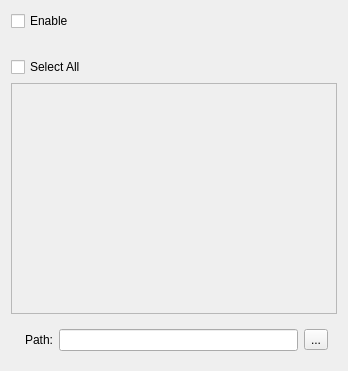
<?xml version="1.0" encoding="UTF-8"?>
<ui version="4.0">
 <class>ShotFormTabWidget</class>
 <widget class="QWidget" name="ShotFormTabWidget">
  <property name="geometry">
   <rect>
    <x>0</x>
    <y>0</y>
    <width>348</width>
    <height>371</height>
   </rect>
  </property>
  <property name="windowTitle">
   <string>Form</string>
  </property>
  <layout class="QGridLayout" name="gridLayout" rowstretch="0,0,0,6,1" rowminimumheight="0,0,0,0,0">
   <item row="2" column="0">
    <widget class="QCheckBox" name="selectAll">
     <property name="text">
      <string>Select All</string>
     </property>
    </widget>
   </item>
   <item row="0" column="0">
    <widget class="QCheckBox" name="stateToggle">
     <property name="text">
      <string>Enable</string>
     </property>
    </widget>
   </item>
   <item row="3" column="0">
    <widget class="QScrollArea" name="scrollArea">
     <property name="widgetResizable">
      <bool>true</bool>
     </property>
     <widget class="QWidget" name="scrollAreaWidgetContents">
      <property name="geometry">
       <rect>
        <x>0</x>
        <y>0</y>
        <width>328</width>
        <height>240</height>
       </rect>
      </property>
      <layout class="QGridLayout" name="gridLayout_2">
       <item row="0" column="0">
        <layout class="QGridLayout" name="gridLayout_3">
         <item row="0" column="0">
          <layout class="QVBoxLayout" name="objectsLayout"/>
         </item>
         <item row="1" column="0">
          <spacer name="verticalSpacer">
           <property name="orientation">
            <enum>Qt::Vertical</enum>
           </property>
           <property name="sizeHint" stdset="0">
            <size>
             <width>20</width>
             <height>40</height>
            </size>
           </property>
          </spacer>
         </item>
        </layout>
       </item>
      </layout>
     </widget>
    </widget>
   </item>
   <item row="1" column="0">
    <widget class="QLabel" name="objectsDescription">
     <property name="text">
      <string/>
     </property>
    </widget>
   </item>
   <item row="4" column="0">
    <layout class="QHBoxLayout" name="layout" stretch="3">
     <property name="leftMargin">
      <number>5</number>
     </property>
     <item>
      <widget class="QWidget" name="pathContainer" native="true">
       <layout class="QGridLayout" name="gridLayout_4">
        <item row="0" column="1">
         <widget class="QLineEdit" name="pathBox"/>
        </item>
        <item row="0" column="0">
         <widget class="QLabel" name="label">
          <property name="text">
           <string>Path:</string>
          </property>
         </widget>
        </item>
        <item row="0" column="2">
         <widget class="QToolButton" name="browsePath">
          <property name="text">
           <string>...</string>
          </property>
          <property name="popupMode">
           <enum>QToolButton::InstantPopup</enum>
          </property>
          <property name="toolButtonStyle">
           <enum>Qt::ToolButtonIconOnly</enum>
          </property>
         </widget>
        </item>
       </layout>
      </widget>
     </item>
    </layout>
   </item>
  </layout>
 </widget>
 <resources/>
 <connections/>
</ui>
